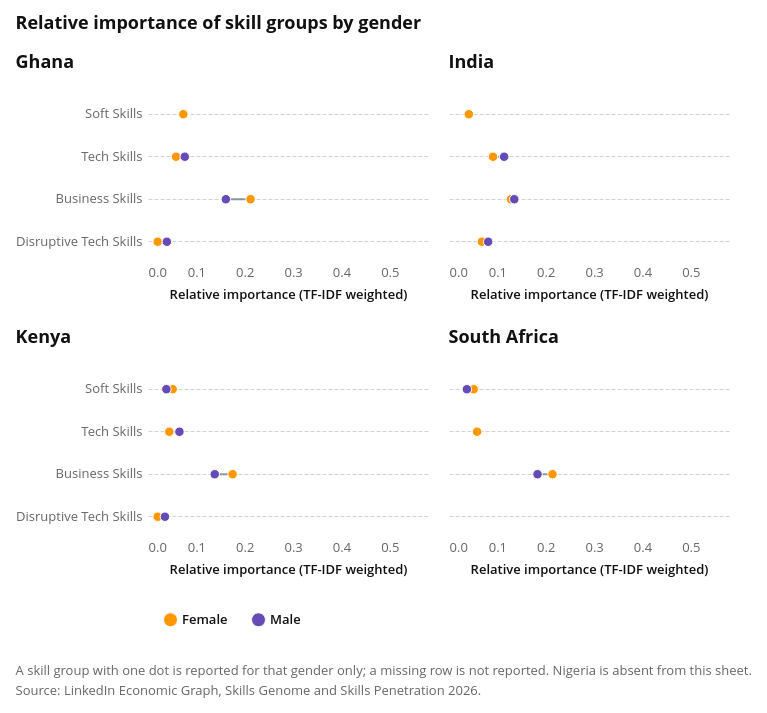

The notebook cell saved with this chart:
### Markdown cell above
### Relative importance in gender skill profiles

Relative importance measures how strongly each skill group characterises women's or men's profiles within an industry. It uses TF-IDF scores, so it highlights skills that are distinctive rather than simply common.

For each gender-industry pair, LinkedIn takes the top 30 characteristic skills, weights each skill by its share of the total TF-IDF score, and aggregates them into broader skill groups. A higher value means that the skill group contributes more to what makes that profile distinctive.

### Code cell
gender_skills = read_skills(
    "3B - SPP Ctry Ind Gen", header=5, countries=COUNTRIES
).assign(
    **{
        c: lambda d, c=c: pd.to_numeric(d[c])
        for c in ["Relative Importance", "Skill Group Penetration"]
    },
    Gender=lambda d: d["Gender"].str.title(),
)
gender_skills.to_csv(PROCESSED_PATH / "gender_skill_profile.csv", index=False)


def plot_gender_profile(data, width=280, height=170, panels_per_row=2):
    """Compare female and male relative importance by skill group."""
    wide = (
        data.pivot_table(
            index=["Country", "Industry", "Skill"],
            columns="Gender",
            values="Relative Importance",
            aggfunc="mean",
        )
        .reset_index()
        .rename_axis(columns=None)
    )
    paired = wide.dropna(subset=["Female", "Male"])
    industries = sorted(wide["Industry"].unique())
    countries = [c for c in COUNTRIES if c in set(wide["Country"])]
    default_industry = wide.groupby("Industry").size().idxmax()
    pick = alt.selection_point(
        fields=["Industry"],
        bind=alt.binding_select(options=industries, name="Industry  "),
        value=[{"Industry": default_industry}],
    )
    top = wide[["Female", "Male"]].max().max() * 1.08
    x_title = "Relative importance (TF-IDF weighted)"
    skills = [s for s in SKILL_ORDER if s in set(wide["Skill"])]

    def panel(country, first):
        y = alt.Y(
            "Skill:N",
            title=None,
            scale=alt.Scale(domain=skills),
            axis=alt.Axis(labels=first),
        )
        x_scale = alt.Scale(domain=[0, top])
        connector = (
            alt.Chart(paired.loc[paired["Country"].eq(country)])
            .transform_filter(pick)
            .mark_rule(color=attaviz.GREY_300, strokeWidth=2)
            .encode(y=y, x=alt.X("Female:Q", title=x_title, scale=x_scale), x2="Male:Q")
        )
        dots = (
            alt.Chart(wide.loc[wide["Country"].eq(country)])
            .transform_filter(pick)
            .transform_fold(["Female", "Male"], as_=["Gender", "Relative Importance"])
            .transform_filter("isValid(datum['Relative Importance'])")
            .mark_point(size=90, filled=True, opacity=1)
            .encode(
                y=y,
                x=alt.X("Relative Importance:Q", title=x_title, scale=x_scale),
                color=alt.Color(
                    "Gender:N",
                    scale=alt.Scale(
                        domain=["Female", "Male"],
                        range=[attaviz.GENDER["female"], attaviz.GENDER["male"]],
                    ),
                    title=None,
                ),
                tooltip=[
                    "Country:N",
                    "Industry:N",
                    "Skill:N",
                    "Gender:N",
                    alt.Tooltip("Relative Importance:Q", format=".3f"),
                ],
            )
        )
        return alt.layer(connector, dots).properties(
            width=width, height=height, title=country
        )

    rows = []
    for start in range(0, len(countries), panels_per_row):
        row_countries = countries[start : start + panels_per_row]
        rows.append(
            alt.hconcat(
                *(panel(country, i == 0) for i, country in enumerate(row_countries)),
                spacing=20,
            )
        )
    chart = (
        alt.vconcat(*rows, spacing=28)
        .add_params(pick)
        .resolve_scale(x="shared")
        .properties(title="Relative importance of skill groups by gender")
    )
    return attaviz.add_caption(
        chart,
        [
            "A skill group with one dot is reported for that gender only; a missing row is not reported. Nigeria is absent from this sheet.",
            SKILLS_NOTE,
        ],
        align="left",
    )


plot_gender_profile(gender_skills)
